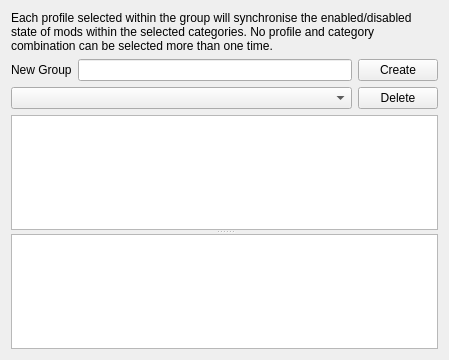
<?xml version="1.0" encoding="UTF-8"?>
<ui version="4.0">
 <class>groupSyncWidget</class>
 <widget class="QWidget" name="groupSyncWidget">
  <property name="geometry">
   <rect>
    <x>0</x>
    <y>0</y>
    <width>449</width>
    <height>360</height>
   </rect>
  </property>
  <property name="minimumSize">
   <size>
    <width>360</width>
    <height>360</height>
   </size>
  </property>
  <property name="windowTitle">
   <string>Form</string>
  </property>
  <layout class="QVBoxLayout" name="verticalLayout">
   <item>
    <widget class="QWidget" name="labelWidget" native="true">
     <layout class="QVBoxLayout" name="verticalLayout_2">
      <property name="spacing">
       <number>0</number>
      </property>
      <property name="leftMargin">
       <number>0</number>
      </property>
      <property name="topMargin">
       <number>0</number>
      </property>
      <property name="rightMargin">
       <number>0</number>
      </property>
      <property name="bottomMargin">
       <number>0</number>
      </property>
      <item>
       <widget class="QLabel" name="syncText">
        <property name="text">
         <string>Each profile selected within the group will synchronise the enabled/disabled state of mods within the selected categories. No profile and category combination can be selected more than one time. </string>
        </property>
        <property name="wordWrap">
         <bool>true</bool>
        </property>
       </widget>
      </item>
     </layout>
    </widget>
   </item>
   <item>
    <widget class="QWidget" name="newStateGroupWidget" native="true">
     <layout class="QHBoxLayout" name="horizontalLayout_3">
      <property name="leftMargin">
       <number>0</number>
      </property>
      <property name="topMargin">
       <number>0</number>
      </property>
      <property name="rightMargin">
       <number>0</number>
      </property>
      <property name="bottomMargin">
       <number>0</number>
      </property>
      <item>
       <widget class="QLabel" name="stateGroupLabel">
        <property name="text">
         <string>New Group</string>
        </property>
       </widget>
      </item>
      <item>
       <widget class="QLineEdit" name="createStateGroupText"/>
      </item>
      <item>
       <widget class="QPushButton" name="createStateGroupBtn">
        <property name="text">
         <string>Create</string>
        </property>
       </widget>
      </item>
     </layout>
    </widget>
   </item>
   <item>
    <widget class="QWidget" name="selectStateGroupWidget" native="true">
     <layout class="QHBoxLayout" name="horizontalLayout_2">
      <property name="leftMargin">
       <number>0</number>
      </property>
      <property name="topMargin">
       <number>0</number>
      </property>
      <property name="rightMargin">
       <number>0</number>
      </property>
      <property name="bottomMargin">
       <number>0</number>
      </property>
      <item>
       <widget class="QComboBox" name="stateGroupSelect"/>
      </item>
      <item>
       <widget class="QPushButton" name="deleteStateGroupBtn">
        <property name="sizePolicy">
         <sizepolicy hsizetype="Fixed" vsizetype="Fixed">
          <horstretch>0</horstretch>
          <verstretch>0</verstretch>
         </sizepolicy>
        </property>
        <property name="text">
         <string>Delete</string>
        </property>
       </widget>
      </item>
     </layout>
    </widget>
   </item>
   <item>
    <widget class="QWidget" name="widget_3" native="true">
     <layout class="QVBoxLayout" name="verticalLayout_3">
      <property name="leftMargin">
       <number>0</number>
      </property>
      <property name="topMargin">
       <number>0</number>
      </property>
      <property name="rightMargin">
       <number>0</number>
      </property>
      <property name="bottomMargin">
       <number>0</number>
      </property>
      <item>
       <widget class="QSplitter" name="splitter">
        <property name="orientation">
         <enum>Qt::Vertical</enum>
        </property>
        <widget class="QListWidget" name="stateProfileList">
         <property name="selectionMode">
          <enum>QAbstractItemView::MultiSelection</enum>
         </property>
        </widget>
        <widget class="QListWidget" name="stateCategoryList">
         <property name="selectionMode">
          <enum>QAbstractItemView::MultiSelection</enum>
         </property>
        </widget>
       </widget>
      </item>
     </layout>
    </widget>
   </item>
  </layout>
 </widget>
 <resources/>
 <connections/>
</ui>
